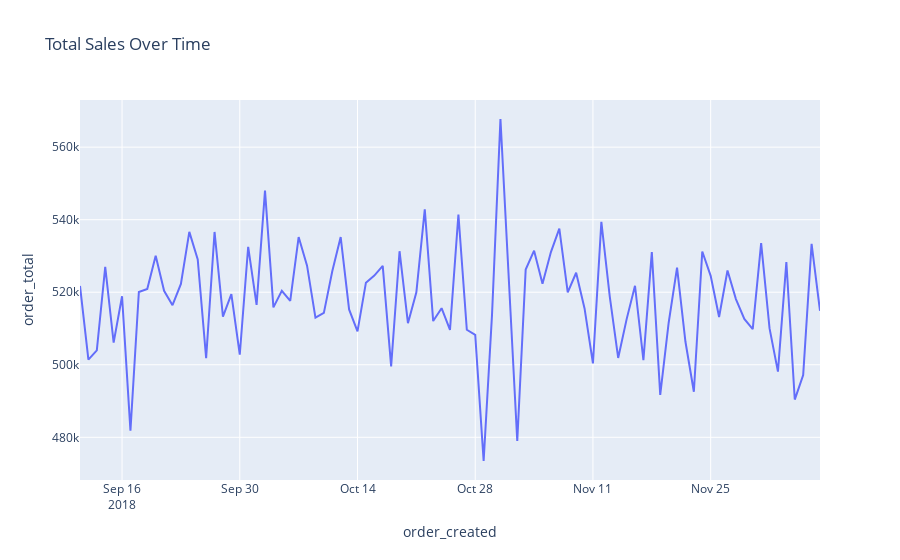

The cell this chart's notebook holds for it:
### Markdown cell above
### 1. Total Sales $ over Time

### Code cell
# Creating a line plot to visualize the total sales over time excluding the first and last date with outlier values
date_grouped_df = fact_order.groupby("order_created")["order_total"].sum().reset_index()

fig1 = px.line(
    date_grouped_df.iloc[1:-1],
    x="order_created",
    y="order_total",
    title="Total Sales Over Time",
)
fig1.show(width=500)
